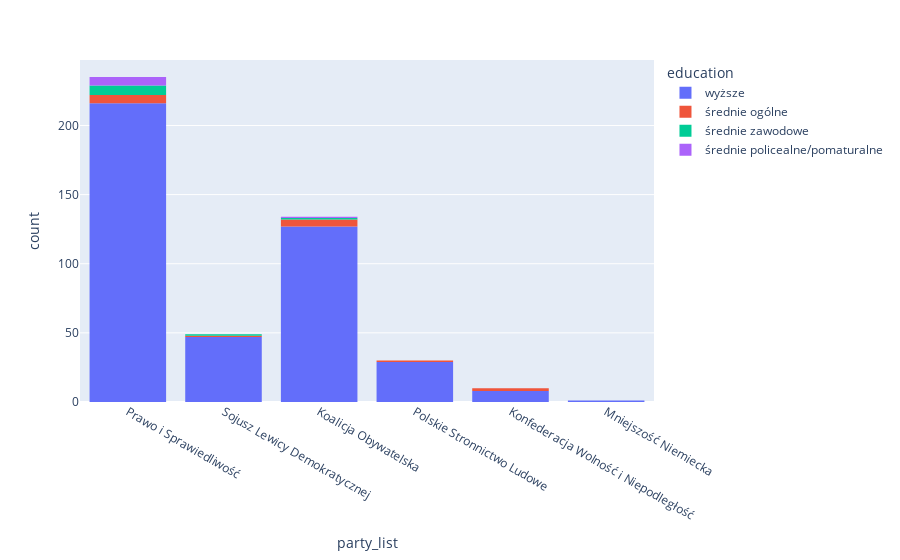
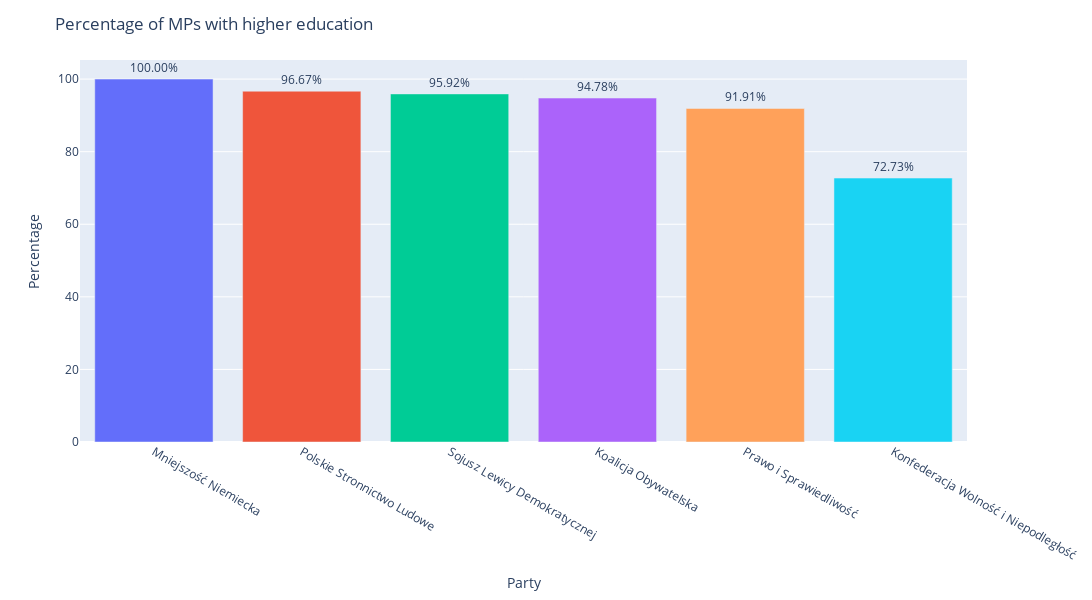

Notebook source saved alongside these figures, in order:
### Code cell
# chart values of column 'education' by value in column 'party_list'
fig = px.histogram(mps, x='party_list', color='education')
fig.show()

# calculate the percentage of MPs with higher education for each party
avg_high = mps.groupby('party_list')['education'].apply(lambda x: (x == 'wyższe').sum() / len(x) * 100)

# graph avg_high
avg_high = avg_high.sort_values(ascending=False)
fig = px.bar(avg_high, x=avg_high.index, y=avg_high.values, color=avg_high.index)
# add title
fig.update_layout(title_text='Percentage of MPs with higher education')
# y_axis_label = Percentage
fig.update_yaxes(title_text='Percentage')
# x axis label = Party
fig.update_xaxes(title_text='Party')
# hige legend
fig.update_traces(showlegend=False)
# change tooltip
fig.update_traces(hovertemplate='Party: %{x}<br>Percentage: %{y:.2f}%')
# hide name of the trace
fig.update_traces(name='')
# set size to 1200x800
fig.update_layout(width=1200, height=600)

# show values above bars
fig.update_traces(texttemplate='%{y:.2f}%', textposition='outside')
fig.show()

# save to png
fig.write_image('data/avg_high.png')

### Figure 1 — Plotly figure (JSON) as saved in the notebook; plotly's stock layout.template omitted (floating-point values rounded to 4 significant figures; data arrays with more than 128 entries replaced by an {"elided": "..."} marker saying what was removed)
{"data": [{"alignmentgroup": "True", "bingroup": "x", "hovertemplate": "education=wyższe<br>party_list=%{x}<br>count=%{y}<extra></extra>", "legendgroup": "wyższe", "marker": {"color": "#636efa", "pattern": {"shape": ""}}, "name": "wyższe", "offsetgroup": "wyższe", "orientation": "v", "showlegend": true, "type": "histogram", "x": {"elided": "428 str values"}, "xaxis": "x", "yaxis": "y"}, {"alignmentgroup": "True", "bingroup": "x", "hovertemplate": "education=średnie ogólne<br>party_list=%{x}<br>count=%{y}<extra></extra>", "legendgroup": "średnie ogólne", "marker": {"color": "#EF553B", "pattern": {"shape": ""}}, "name": "średnie ogólne", "offsetgroup": "średnie ogólne", "orientation": "v", "showlegend": true, "type": "histogram", "x": ["Koalicja Obywatelska", "Konfederacja Wolność i Niepodległość", "Prawo i Sprawiedliwość", "Prawo i Sprawiedliwość", "Prawo i Sprawiedliwość", "Prawo i Sprawiedliwość", "Koalicja Obywatelska", "Prawo i Sprawiedliwość", "Koalicja Obywatelska", "Polskie Stronnictwo Ludowe", "Prawo i Sprawiedliwość", "Koalicja Obywatelska", "Sojusz Lewicy Demokratycznej", "Koalicja Obywatelska", "Konfederacja Wolność i Niepodległość"], "xaxis": "x", "yaxis": "y"}, {"alignmentgroup": "True", "bingroup": "x", "hovertemplate": "education=średnie zawodowe<br>party_list=%{x}<br>count=%{y}<extra></extra>", "legendgroup": "średnie zawodowe", "marker": {"color": "#00cc96", "pattern": {"shape": ""}}, "name": "średnie zawodowe", "offsetgroup": "średnie zawodowe", "orientation": "v", "showlegend": true, "type": "histogram", "x": ["Sojusz Lewicy Demokratycznej", "Koalicja Obywatelska", "Prawo i Sprawiedliwość", "Prawo i Sprawiedliwość", "Prawo i Sprawiedliwość", "Prawo i Sprawiedliwość", "Prawo i Sprawiedliwość", "Prawo i Sprawiedliwość", "Prawo i Sprawiedliwość"], "xaxis": "x", "yaxis": "y"}, {"alignmentgroup": "True", "bingroup": "x", "hovertemplate": "education=średnie policealne/pomaturalne<br>party_list=%{x}<br>count=%{y}<extra></extra>", "legendgroup": "średnie policealne/pomaturalne", "marker": {"color": "#ab63fa", "pattern": {"shape": ""}}, "name": "średnie policealne/pomaturalne", "offsetgroup": "średnie policealne/pomaturalne", "orientation": "v", "showlegend": true, "type": "histogram", "x": ["Prawo i Sprawiedliwość", "Prawo i Sprawiedliwość", "Prawo i Sprawiedliwość", "Prawo i Sprawiedliwość", "Prawo i Sprawiedliwość", "Koalicja Obywatelska", "Prawo i Sprawiedliwość"], "xaxis": "x", "yaxis": "y"}], "layout": {"barmode": "relative", "legend": {"title": {"text": "education"}, "tracegroupgap": 0}, "margin": {"t": 60}, "xaxis": {"anchor": "y", "domain": [0, 1], "title": {"text": "party_list"}}, "yaxis": {"anchor": "x", "domain": [0, 1], "title": {"text": "count"}}}}

### Figure 2 — Plotly figure (JSON) as saved in the notebook; plotly's stock layout.template omitted (floating-point values rounded to 4 significant figures)
{"data": [{"alignmentgroup": "True", "hovertemplate": "Party: %{x}<br>Percentage: %{y:.2f}%", "legendgroup": "Mniejszość Niemiecka", "marker": {"color": "#636efa", "pattern": {"shape": ""}}, "name": "", "offsetgroup": "Mniejszość Niemiecka", "orientation": "v", "showlegend": false, "textposition": "outside", "texttemplate": "%{y:.2f}%", "type": "bar", "x": ["Mniejszość Niemiecka"], "xaxis": "x", "y": [100], "yaxis": "y"}, {"alignmentgroup": "True", "hovertemplate": "Party: %{x}<br>Percentage: %{y:.2f}%", "legendgroup": "Polskie Stronnictwo Ludowe", "marker": {"color": "#EF553B", "pattern": {"shape": ""}}, "name": "", "offsetgroup": "Polskie Stronnictwo Ludowe", "orientation": "v", "showlegend": false, "textposition": "outside", "texttemplate": "%{y:.2f}%", "type": "bar", "x": ["Polskie Stronnictwo Ludowe"], "xaxis": "x", "y": [96.67], "yaxis": "y"}, {"alignmentgroup": "True", "hovertemplate": "Party: %{x}<br>Percentage: %{y:.2f}%", "legendgroup": "Sojusz Lewicy Demokratycznej", "marker": {"color": "#00cc96", "pattern": {"shape": ""}}, "name": "", "offsetgroup": "Sojusz Lewicy Demokratycznej", "orientation": "v", "showlegend": false, "textposition": "outside", "texttemplate": "%{y:.2f}%", "type": "bar", "x": ["Sojusz Lewicy Demokratycznej"], "xaxis": "x", "y": [95.92], "yaxis": "y"}, {"alignmentgroup": "True", "hovertemplate": "Party: %{x}<br>Percentage: %{y:.2f}%", "legendgroup": "Koalicja Obywatelska", "marker": {"color": "#ab63fa", "pattern": {"shape": ""}}, "name": "", "offsetgroup": "Koalicja Obywatelska", "orientation": "v", "showlegend": false, "textposition": "outside", "texttemplate": "%{y:.2f}%", "type": "bar", "x": ["Koalicja Obywatelska"], "xaxis": "x", "y": [94.78], "yaxis": "y"}, {"alignmentgroup": "True", "hovertemplate": "Party: %{x}<br>Percentage: %{y:.2f}%", "legendgroup": "Prawo i Sprawiedliwość", "marker": {"color": "#FFA15A", "pattern": {"shape": ""}}, "name": "", "offsetgroup": "Prawo i Sprawiedliwość", "orientation": "v", "showlegend": false, "textposition": "outside", "texttemplate": "%{y:.2f}%", "type": "bar", "x": ["Prawo i Sprawiedliwość"], "xaxis": "x", "y": [91.91], "yaxis": "y"}, {"alignmentgroup": "True", "hovertemplate": "Party: %{x}<br>Percentage: %{y:.2f}%", "legendgroup": "Konfederacja Wolność i Niepodległość", "marker": {"color": "#19d3f3", "pattern": {"shape": ""}}, "name": "", "offsetgroup": "Konfederacja Wolność i Niepodległość", "orientation": "v", "showlegend": false, "textposition": "outside", "texttemplate": "%{y:.2f}%", "type": "bar", "x": ["Konfederacja Wolność i Niepodległość"], "xaxis": "x", "y": [72.73], "yaxis": "y"}], "layout": {"barmode": "relative", "height": 600, "legend": {"title": {"text": "party_list"}, "tracegroupgap": 0}, "margin": {"t": 60}, "title": {"text": "Percentage of MPs with higher education"}, "width": 1200, "xaxis": {"anchor": "y", "categoryarray": ["Mniejszość Niemiecka", "Polskie Stronnictwo Ludowe", "Sojusz Lewicy Demokratycznej", "Koalicja Obywatelska", "Prawo i Sprawiedliwość", "Konfederacja Wolność i Niepodległość"], "categoryorder": "array", "domain": [0, 1], "title": {"text": "Party"}}, "yaxis": {"anchor": "x", "domain": [0, 1], "title": {"text": "Percentage"}}}}
